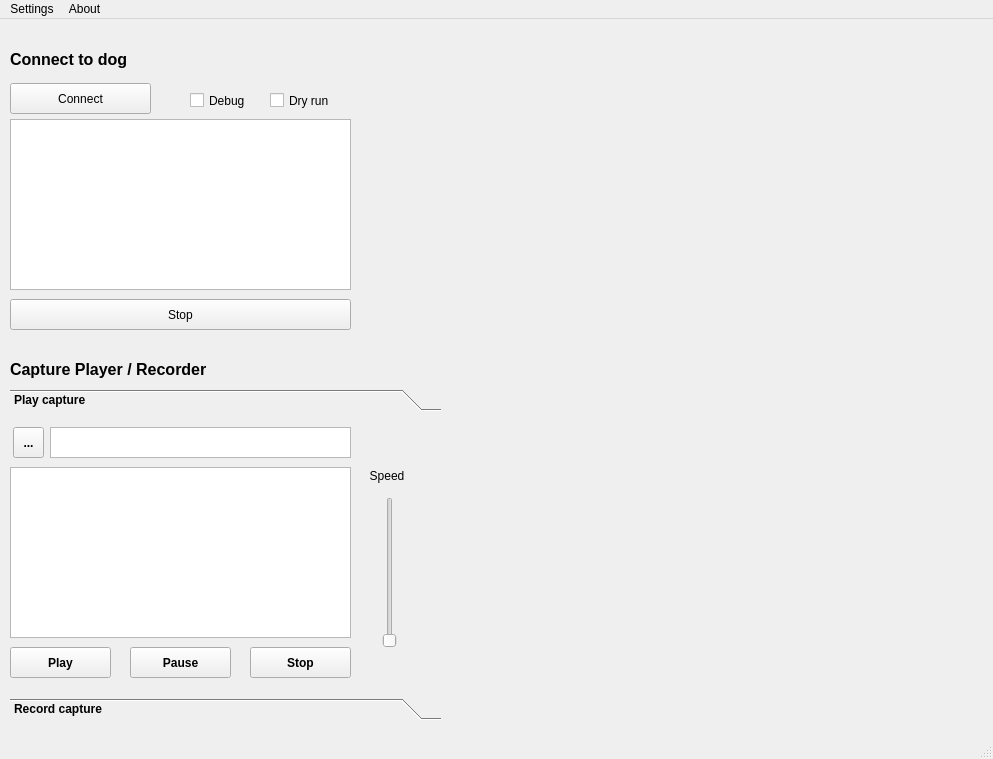
<?xml version="1.0" encoding="UTF-8"?>
<ui version="4.0">
 <class>MainWindow</class>
 <widget class="QMainWindow" name="MainWindow">
  <property name="geometry">
   <rect>
    <x>0</x>
    <y>0</y>
    <width>993</width>
    <height>759</height>
   </rect>
  </property>
  <property name="windowTitle">
   <string>MainWindow</string>
  </property>
  <widget class="QWidget" name="centralwidget">
   <widget class="QPushButton" name="pushButton">
    <property name="geometry">
     <rect>
      <x>10</x>
      <y>64</y>
      <width>141</width>
      <height>31</height>
     </rect>
    </property>
    <property name="text">
     <string>Connect</string>
    </property>
   </widget>
   <widget class="QPlainTextEdit" name="plainTextEdit">
    <property name="geometry">
     <rect>
      <x>10</x>
      <y>100</y>
      <width>341</width>
      <height>171</height>
     </rect>
    </property>
   </widget>
   <widget class="QPushButton" name="pushButton_2">
    <property name="geometry">
     <rect>
      <x>10</x>
      <y>280</y>
      <width>341</width>
      <height>31</height>
     </rect>
    </property>
    <property name="text">
     <string>Stop</string>
    </property>
   </widget>
   <widget class="QCheckBox" name="checkBox">
    <property name="geometry">
     <rect>
      <x>270</x>
      <y>70</y>
      <width>82</width>
      <height>23</height>
     </rect>
    </property>
    <property name="text">
     <string>Dry run</string>
    </property>
    <property name="checked">
     <bool>false</bool>
    </property>
   </widget>
   <widget class="QCheckBox" name="checkBox_2">
    <property name="geometry">
     <rect>
      <x>190</x>
      <y>70</y>
      <width>82</width>
      <height>23</height>
     </rect>
    </property>
    <property name="text">
     <string>Debug</string>
    </property>
    <property name="checked">
     <bool>false</bool>
    </property>
   </widget>
   <widget class="QToolBox" name="toolBox">
    <property name="geometry">
     <rect>
      <x>10</x>
      <y>370</y>
      <width>431</width>
      <height>331</height>
     </rect>
    </property>
    <property name="font">
     <font>
      <bold>true</bold>
     </font>
    </property>
    <property name="toolTip">
     <string>&lt;html&gt;&lt;head/&gt;&lt;body&gt;&lt;p&gt;Hola&lt;/p&gt;&lt;/body&gt;&lt;/html&gt;</string>
    </property>
    <property name="currentIndex">
     <number>0</number>
    </property>
    <widget class="QWidget" name="page">
     <property name="geometry">
      <rect>
       <x>0</x>
       <y>0</y>
       <width>431</width>
       <height>269</height>
      </rect>
     </property>
     <attribute name="label">
      <string>Play capture</string>
     </attribute>
     <widget class="QPushButton" name="pushButton_3">
      <property name="geometry">
       <rect>
        <x>240</x>
        <y>230</y>
        <width>101</width>
        <height>31</height>
       </rect>
      </property>
      <property name="text">
       <string>Stop</string>
      </property>
     </widget>
     <widget class="QLabel" name="label">
      <property name="geometry">
       <rect>
        <x>350</x>
        <y>50</y>
        <width>54</width>
        <height>17</height>
       </rect>
      </property>
      <property name="font">
       <font>
        <bold>false</bold>
       </font>
      </property>
      <property name="text">
       <string>Speed</string>
      </property>
      <property name="alignment">
       <set>Qt::AlignmentFlag::AlignCenter</set>
      </property>
     </widget>
     <widget class="QPushButton" name="pushButton_5">
      <property name="geometry">
       <rect>
        <x>120</x>
        <y>230</y>
        <width>101</width>
        <height>31</height>
       </rect>
      </property>
      <property name="text">
       <string>Pause</string>
      </property>
     </widget>
     <widget class="QSlider" name="verticalSlider">
      <property name="geometry">
       <rect>
        <x>370</x>
        <y>80</y>
        <width>20</width>
        <height>151</height>
       </rect>
      </property>
      <property name="orientation">
       <enum>Qt::Orientation::Vertical</enum>
      </property>
     </widget>
     <widget class="QPushButton" name="pushButton_4">
      <property name="geometry">
       <rect>
        <x>0</x>
        <y>230</y>
        <width>101</width>
        <height>31</height>
       </rect>
      </property>
      <property name="text">
       <string>Play</string>
      </property>
     </widget>
     <widget class="QPlainTextEdit" name="plainTextEdit_2">
      <property name="geometry">
       <rect>
        <x>0</x>
        <y>50</y>
        <width>341</width>
        <height>171</height>
       </rect>
      </property>
     </widget>
     <widget class="QToolButton" name="toolButton">
      <property name="geometry">
       <rect>
        <x>3</x>
        <y>10</y>
        <width>31</width>
        <height>31</height>
       </rect>
      </property>
      <property name="text">
       <string>...</string>
      </property>
     </widget>
     <widget class="QPlainTextEdit" name="plainTextEdit_3">
      <property name="geometry">
       <rect>
        <x>40</x>
        <y>10</y>
        <width>301</width>
        <height>31</height>
       </rect>
      </property>
     </widget>
    </widget>
    <widget class="QWidget" name="page_2">
     <property name="geometry">
      <rect>
       <x>0</x>
       <y>0</y>
       <width>431</width>
       <height>269</height>
      </rect>
     </property>
     <attribute name="label">
      <string>Record capture</string>
     </attribute>
     <widget class="QPushButton" name="pushButton_6">
      <property name="geometry">
       <rect>
        <x>290</x>
        <y>0</y>
        <width>101</width>
        <height>31</height>
       </rect>
      </property>
      <property name="text">
       <string>Store</string>
      </property>
     </widget>
     <widget class="QPushButton" name="pushButton_8">
      <property name="geometry">
       <rect>
        <x>10</x>
        <y>0</y>
        <width>101</width>
        <height>31</height>
       </rect>
      </property>
      <property name="text">
       <string>Record</string>
      </property>
     </widget>
     <widget class="QTextEdit" name="textEdit">
      <property name="geometry">
       <rect>
        <x>120</x>
        <y>0</y>
        <width>161</width>
        <height>31</height>
       </rect>
      </property>
     </widget>
    </widget>
   </widget>
   <widget class="QLabel" name="label_2">
    <property name="geometry">
     <rect>
      <x>10</x>
      <y>30</y>
      <width>341</width>
      <height>21</height>
     </rect>
    </property>
    <property name="font">
     <font>
      <pointsize>12</pointsize>
      <bold>true</bold>
     </font>
    </property>
    <property name="text">
     <string>Connect to dog</string>
    </property>
    <property name="alignment">
     <set>Qt::AlignmentFlag::AlignJustify|Qt::AlignmentFlag::AlignVCenter</set>
    </property>
   </widget>
   <widget class="QLabel" name="label_3">
    <property name="geometry">
     <rect>
      <x>10</x>
      <y>340</y>
      <width>341</width>
      <height>21</height>
     </rect>
    </property>
    <property name="font">
     <font>
      <pointsize>12</pointsize>
      <bold>true</bold>
     </font>
    </property>
    <property name="text">
     <string>Capture Player / Recorder</string>
    </property>
    <property name="alignment">
     <set>Qt::AlignmentFlag::AlignJustify|Qt::AlignmentFlag::AlignVCenter</set>
    </property>
   </widget>
  </widget>
  <widget class="QMenuBar" name="menubar">
   <property name="geometry">
    <rect>
     <x>0</x>
     <y>0</y>
     <width>993</width>
     <height>22</height>
    </rect>
   </property>
   <widget class="QMenu" name="menuSettings">
    <property name="title">
     <string>Settings</string>
    </property>
    <addaction name="actionConfiguration"/>
   </widget>
   <widget class="QMenu" name="menuAbout">
    <property name="title">
     <string>About</string>
    </property>
    <addaction name="actionAbout"/>
   </widget>
   <addaction name="menuSettings"/>
   <addaction name="menuAbout"/>
  </widget>
  <widget class="QStatusBar" name="statusbar"/>
  <action name="actionConfiguration">
   <property name="text">
    <string>Configuration</string>
   </property>
  </action>
  <action name="actionAbout">
   <property name="text">
    <string>About</string>
   </property>
  </action>
 </widget>
 <resources/>
 <connections/>
</ui>
